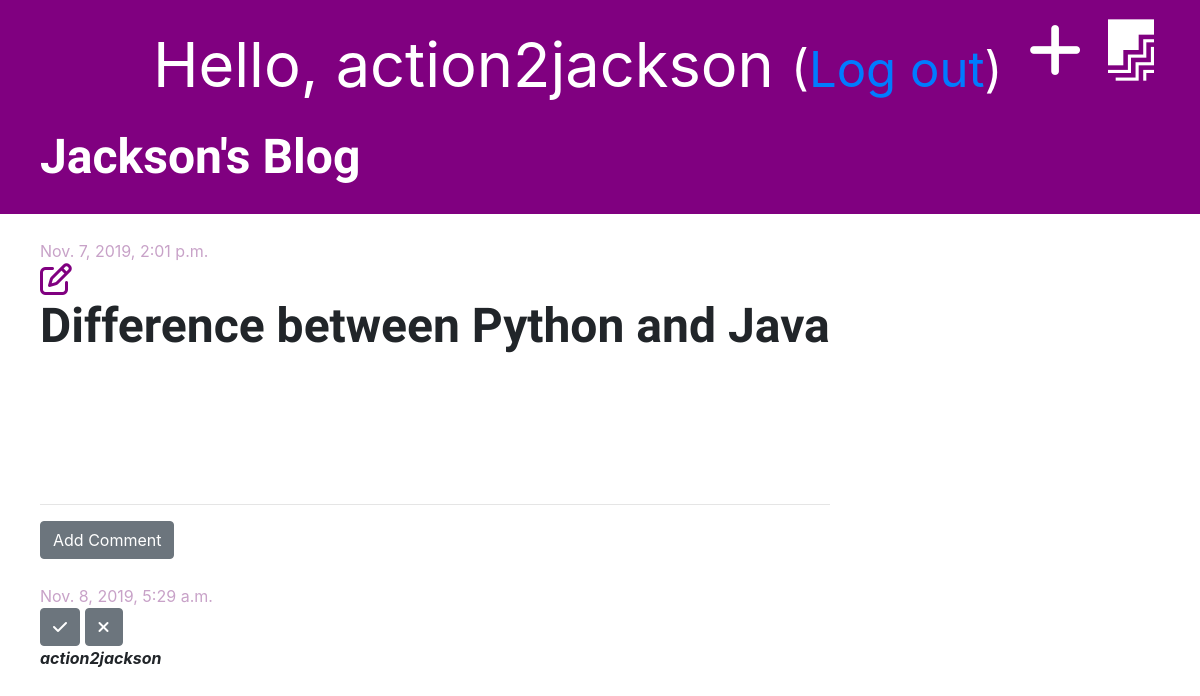
The app's page /post/10/ (signed in) with its own data.
### blog/models.py (models this page shows, shortened)
class Post(models.Model):
    author = models.ForeignKey('auth.User', on_delete=models.CASCADE)
    title = models.CharField(max_length=200)
    text = models.TextField()
    created_date = models.DateTimeField(default=timezone.now)
    published_date = models.DateTimeField(blank=True, null=True)

class Comment(models.Model):
    post = models.ForeignKey('blog.Post', on_delete=models.CASCADE, related_name='comments')
    author = models.CharField(max_length=200)
    text = models.TextField()
    created_date = models.DateTimeField(default=timezone.now)
    approved = models.BooleanField(default=False)

### blog/views.py (the view)
# urls.py: path('post/<int:pk>/', views.post_detail, name='post_detail'),
def post_detail(request, pk):
    post = get_object_or_404(Post, pk=pk)
    stuff_for_frontend = {'post': post}
    return render(request, 'blog/post_detail.html', stuff_for_frontend)

### blog/templatetags/markdownify.py (called while the page is built)
@register.filter
def markdown(value):
    renderer = HighlightRenderer()
    markdown = mistune.Markdown(renderer=renderer)
    return markdown(value)

### blog/templates/blog/post_detail.html (shortened to what this page needs)
{% extends 'blog/base.html' %}
{% load markdownify %}
{% block content %}
    <div class="post">
        {% if post.published_date %}
            <div class="date">
                {{ post.published_date }}
            </div>
        {% else %}
            <a href="{% url 'post_publish' pk=post.pk %}" class="btn btn-primary">Publish</a>
        {% endif %}
        {% if user.is_authenticated %}
            <a href="{% url 'post_edit' pk=post.pk %}"><i class="far fa-edit fa-2x" style="color: purple;"></i></a>
        {% endif %}
        <h1>{{ post.title }}</h1>
    </div>
    <hr>
    <a href="{% url 'add_comment_to_post' pk=post.pk %}" class="btn btn-secondary">Add Comment</a>
    {% for comment in post.comments.all %}
        {% if user.is_authenticated or comment.approved %}
            <div class="comment">
                <p style="margin: auto; color: #c8a2c8; padding-top: 25px;">{{ comment.created_date }}</p>
                {% if not comment.approved and user.is_superuser %}
                    <a href="{% url 'approve_comment' pk=comment.pk %}" class="btn btn-secondary"><i class="fas fa-check"></i></a>
                    <a href="{% url 'remove_comment' pk=comment.pk %}" class="btn btn-secondary"><i class="fas fa-times"></i></a>
                {% endif %}
                <br>
                <strong><i>{{ comment.author }}</i></strong>
            </div>
        {% endif %}
    {% empty %}
        <p>No comments yet...</p>
    {% endfor %}
{% endblock %}

### blog/templates/blog/base.html (shortened to what this page needs)
{% load staticfiles %}
<!DOCTYPE html>
<html lang="en">
<head>
    <link rel="stylesheet" href="https://stackpath.bootstrapcdn.com/bootstrap/4.3.1/css/bootstrap.min.css">
    <link rel="stylesheet" href="{% static 'css/blog.css' %}">
    <link rel="stylesheet" href="{% static 'css/zenburn.css' %}">
</head>
<body>
<div class="page-header">
    {% if user.is_authenticated %}
        <a href="{% url 'post_draft_list' %}"><i class="fab fa-firstdraft" style="color: white; float: right; font-size: 46pt; margin-right: 26px;"></i></a>
        <a href="{% url 'post_new' %}"><i class="fas fa-plus" style="color: white; float: right; font-size: 46pt; margin-right: 26px;"></i></a>
        <p style="color: white; float: right; font-size: 46pt; margin-right: 26px;">Hello, {{ user.username }} <small>(<a
                href="{% url 'logout' %}">Log out</a>)</small></p>
    {% else %}
        <a href="{% url 'login' %}"><i class="fas fa-sign-in-alt fa-2x" style="color: white; float: right; font-size: 46pt; margin-right: 26px;"></i></a>
    {% endif %}
    <h1><a href="{% url 'post_list' %}">Jackson's Blog</a></h1>
</div>
<div class="content container">
    <div class="row">
        <div class="col-8-md">
            {% block content %}
            {% endblock %}
        </div>
    </div>
</div>
</body>
</html>

### blog/static/css/blog.css (style rules this page uses)
.page-header { background-color: purple; margin-top: 0; padding: 20px 20px 20px 40px; }
.page-header h1 a { font-text: arial; text-decoration: none; color: white; font-size: 36pt; }
.content { margin-left: 40px; }
h1, h2, h3, h4 { font-family: 'Tangerine', 'Inconsolata', 'Droid Sans', serif; font-weight: bold; font-size: 48px; }
.date { padding-top: 25px; color: #c8a2c8; }
.post { margin-bottom: 150px; }

### records on screen
Post: published_date "Nov. 7, 2019, 2:01 p.m.", title "Difference between Python and Java"
Comment: created_date "Nov. 8, 2019, 5:29 a.m.", approved False (drawn), author "action2jackson"

### other values on screen
{{ user.username }} "action2jackson"
